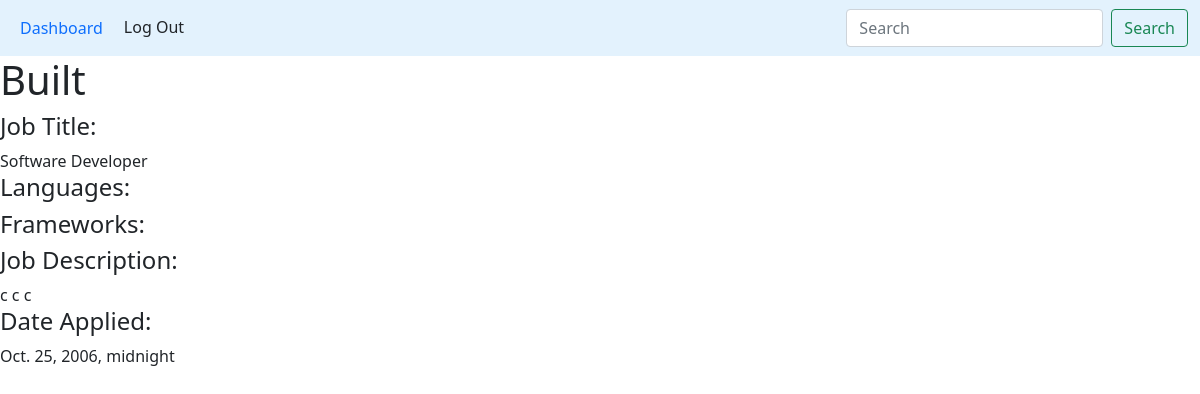
Page /job_details/15 on the earlier database version.
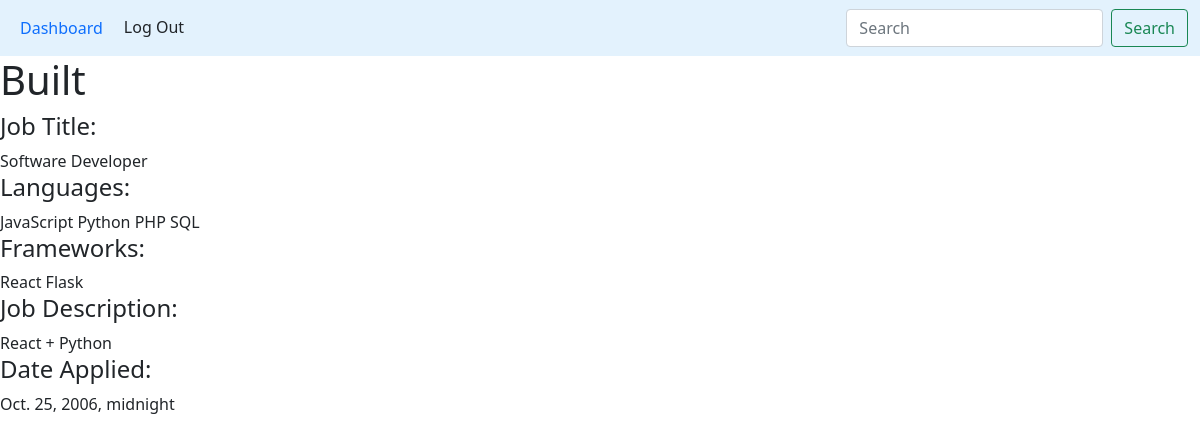
Same page on the later database version.
### djoba/models/job.py (models this page shows, shortened)
class Job(models.Model):
	user = models.ForeignKey(User,on_delete=models.CASCADE)
	job_search = models.ForeignKey(JobSearch,on_delete=models.CASCADE)
	company_name = models.CharField(max_length=80)
	title =	models.ForeignKey(Title,on_delete=models.CASCADE)
	date_added = models.DateTimeField(auto_now=False, auto_now_add=False)
	language = models.ManyToManyField(Language)
	framework = models.ManyToManyField(Framework)
	description = models.TextField()

### djoba/models/title.py (models this page shows)
class Title(models.Model):
	name = models.CharField(max_length=50)
	def __str__(self):
		return self.name

### djoba/models/language.py (models this page shows, shortened)
class Language(models.Model):
	name = models.CharField(max_length=50)

### djoba/models/framework.py (models this page shows, shortened)
class Framework(models.Model):
	name = models.CharField(max_length=50)

### djoba/views/job_details.py (the view)
# urls.py: path('job_details/<int:pk>', views.job_details, name='job_details'),
def job_details(request, pk):
	job = Job.objects.filter(id=pk)
	template = 'djoba/job_details.html'
	return render(request, template, {'job': job})

### djoba/templates/djoba/job_details.html
{%  extends 'djoba/index.html' %}
{% load staticfiles %}
{% block content %}
{% include 'djoba/nav.html' with nav_location=view.location %}
{% for prop in job %}
<div class='centered'>
		<h1>{{prop.company_name}}</h1>
		<h4>Job Title:</h4>{{prop.title}}
		<h4>Languages:</h4>
		{% for languages in prop.language.all %}
			  {{languages.name}}
		{% endfor %}
		<h4>Frameworks:</h4>
		{% for frameworks in prop.framework.all %}
			  {{frameworks.name}}
		{% endfor %}
		<h4>Job Description:</h4> {{prop.description}}
		<h4>Date Applied:</h4> {{prop.date_added}}
</div>
{% endfor %}
{% endblock content %}

### djoba/templates/djoba/index.html (shortened to what this page needs)
{% load staticfiles %}
<!DOCTYPE html>
<html lang="en">
<head>
	<link href="https://cdn.jsdelivr.net/npm/bootstrap@5.0.1/dist/css/bootstrap.min.css" rel="stylesheet">
</head>
<body>
		{% block content %}
		{% endblock content %}
</body>
</html>

### djoba/templates/djoba/nav.html (shortened to what this page needs)
{%  extends 'djoba/index.html' %}
{% load staticfiles %}
{% block content %}
<nav class="navbar navbar-expand-lg"  style="background-color: #e3f2fd;">
	<div class="container-fluid">
	  <div class="collapse navbar-collapse" id="navbarSupportedContent">
		<ul class="navbar-nav me-auto mb-2 mb-lg-0">
		  <li class="nav-item">
			<a class="nav-link" href="{% url 'dashboard' %}">Dashboard</a>
		  </li>
		  <li>
			<form method='get' action='/logout'>
				<button class='btn'type='submit' value='Jobs'>Log Out</button>
			</form>
		  </li>
		</ul>
		<form class="d-flex">
		  <input class="form-control me-2" type="search" placeholder="Search" aria-label="Search">
		  <button class="btn btn-outline-success" type="submit">Search</button>
		</form>
	  </div>
	</div>
  </nav>
{% endblock content %}

Differences in the rows shown:
changed Job "Built": gains Language (name "JavaScript"); gains Language (name "Python"); gains Language (name "PHP"); gains Language (name "SQL"); gains Framework (name "React"); gains Framework (name "Flask"); description "c c c" → "React + Python"
